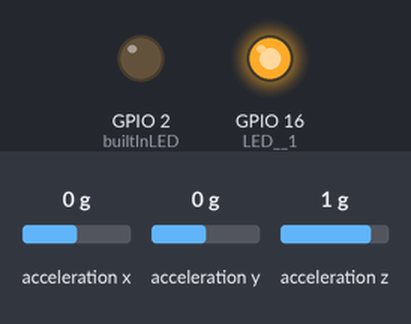
Recording of a program running on a simulated ESP32. Shown: output pins drawn as LEDs (lit = HIGH). Inputs (shaded band) come from the test bench; at power-on: acceleration x 0 g, acceleration y 0 g, acceleration z 1 g. WiFi joins after 1.5 s; servers stay silent unless stated; what the program prints to the serial monitor is not drawn.

Above: at 0.1 s.
At 2.7 s:
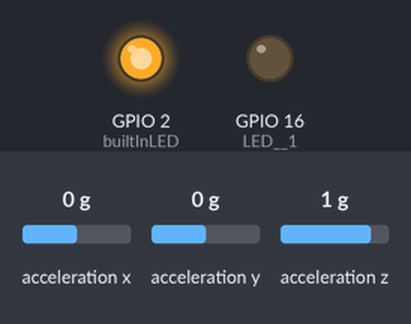
At 5.6 s:
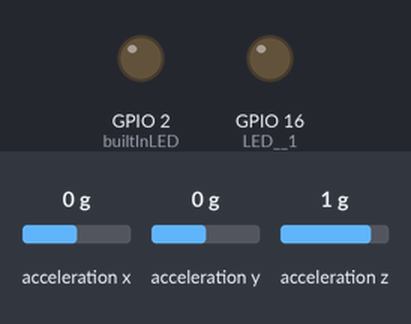
Timing chart, 0 to 7.1 s (numbered marks = the images above):
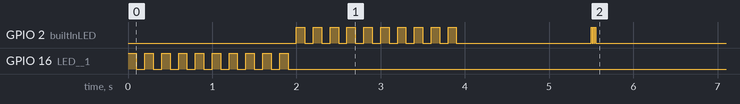

The program:

main.cpp
```cpp
// (licence header left out)
#define useWiFi     true
#define useAccel    true
#define builtInLED      2 //used as wifi indicator led
#define LED__1         16

/**
 * ID of the current accelerometer board that's being used.
 *  `0` - ADXL345
 *  `1` - MPU6050
 *  `2` - LIS3DH
 */
#define ACCEL__BOARD    2

#include <Arduino.h>

#include <WiFi.h>
#include <WiFiUdp.h>

#if useAccel
    #include <Wire.h>
    #include <Adafruit_Sensor.h>
#if ACCEL__BOARD==0
    #include <Adafruit_ADXL345_U.h>
    Adafruit_ADXL345_Unified accel = Adafruit_ADXL345_Unified(12345);
#elif ACCEL__BOARD==1
#elif ACCEL__BOARD==2
    #include <SPI.h>
    #include <Adafruit_LIS3DH.h>

    #define LIS3DH_CLK  13
    #define LIS3DH_MISO 12
    #define LIS3DH_MOSI 11
    #define LIS3DH_CS   10

    Adafruit_LIS3DH lis3 = Adafruit_LIS3DH();

    #define CLICKTHRESHOLD 80
#endif
#endif


#if useWiFi
    // const char *ssid  ="Telia5GHz-47118D";
    const char *ssid    = "Telia-47118D";
    const char *password= "0C94C28B5D";
    unsigned UDP__PORT = 1089;

    WiFiUDP Udp;
    char incomingPacket[255];
    char replyPacket[] = "Hi there! Got the message.";
#endif

float   toDegrees(float radians) { return(radians*180)/M_PI; }
void    blinkSignal(int pin, int times, int delay_ms=1000);
#if useAccel
    struct val_out {
        float x;
        float y;
        float z;
        val_out(float par_x, float par_y, float par_z):
        x(par_x), y(par_y), z(par_z) {}
        String exprt(String sep=":") {
            String str = "";
            str += String(x) + ":" + String(y) + ":" + String(z);
            return str;
        }
    };
    struct val_out A_out{0.1, 0.1, 0.1}, G_out{0.1, 0.1, 0.1};

    bool    accel_useFilter = false;
    bool    gyro__useFilter = false;
    float   accel_filter[3] = {0.1, 0.1, 0.1};
    float   gyro__filter[3] = {0.1, 0.1, 0.1};


    String  filterToggle="on";
    String  totStr;
    void    readAccelerometer();
#endif

void setup() {
    Serial.begin(115200);
    Serial.flush();

    pinMode(builtInLED, OUTPUT);
    pinMode(LED__1, OUTPUT);

    blinkSignal(LED__1, 10, 100);
    blinkSignal(builtInLED, 10, 100);

#if useAccel

#if ACCEL__BOARD==0
    if(!accel.begin()) {
        Serial.println("Can't detect ADXL345 board. Check the wiring!");
        while(1);
    }
    accel.setRange(ADXL345_RANGE_16_G);
#elif ACCEL__BOARD==1
#elif ACCEL__BOARD==2
    if(!lis3.begin(0x18)) {
        Serial.println("Can't detect LIS3DH board. Check the wiring!");
        while(1);
    }
    lis3.setRange(LIS3DH_RANGE_2_G);
    lis3.setClick(2, CLICKTHRESHOLD);
#endif

#endif

    Serial.println();
#if useWiFi
        Serial.printf("Connecting to %s", ssid);
        // WiFi.setPhyMode(WIFI_PHY_MODE_11B);
        WiFi.setTxPower(WIFI_POWER_19_5dBm);
        WiFi.mode(WIFI_STA);
        WiFi.begin(ssid, password);
        int blinkCount=0;
        while(WiFi.status()!=WL_CONNECTED) {
            if(blinkCount==3) digitalWrite(builtInLED, HIGH);
            delay(500);
            Serial.print(".");

            blinkCount++;
            if(blinkCount>=4) {
                digitalWrite(builtInLED, LOW);
                blinkCount=0;
            }
        }
        blinkSignal(builtInLED, 3, 10);
        Serial.println("connected!");
        Udp.begin(UDP__PORT);
        Serial.printf("Now listening at IP %s, UDPport %d\n",WiFi.localIP().toString().c_str(), UDP__PORT);
#endif
    digitalWrite(builtInLED, LOW);
}

void loop() {
#if useAccel
        readAccelerometer();
#endif

#if useWiFi
        int packetSize = Udp.parsePacket();
        if(packetSize) {
            digitalWrite(builtInLED, HIGH);
            if(digitalRead(0)==HIGH) filterToggle = "off;";
            else filterToggle = "on ;";

            int len = Udp.read(incomingPacket, 255);
            if(len>0) incomingPacket[len] = 0;

            String sendStr = "{";
#if useAccel
                sendStr += String(A_out.x)+":"+String(A_out.y)+":"+String(A_out.z);
#else
                sendStr += String(replyPacket);
#endif
            sendStr+="}"+filterToggle;

            int newPackLen = sendStr.length()+1;
            char newReplyPack[newPackLen];
            sendStr.toCharArray(newReplyPack, newPackLen);
            uint8_t nRP[newPackLen];
            for(int i=0; i<newPackLen; i++) {
                nRP[i] = newReplyPack[i];
            }

            Udp.beginPacket(Udp.remoteIP(), Udp.remotePort());
            Udp.write(nRP, newPackLen);
            Udp.endPacket();
            digitalWrite(builtInLED, LOW);

        }
#endif
}

void blinkSignal(int pin, int times, int delay_ms) {
    for(int i=0; i<times; i++) {
        digitalWrite(pin, HIGH);
        delay(delay_ms);
        digitalWrite(pin, LOW);
        delay(delay_ms);
    }
}

#if useAccel
void readAccelerometer() {
#if ACCEL__BOARD==0 || ACCEL__BOARD==2
    sensors_event_t event;

#if ACCEL__BOARD==0
    accel.getEvent(&event);
#else
    lis3.getEvent(&event);
#endif

    float new_x = -event.acceleration.x/10;
    float new_y = -event.acceleration.y/10;
    float new_z = event.acceleration.z/10;
    if(accel_useFilter) {
        A_out.x = accel_filter[0]*new_x + (1-accel_filter[0])*A_out.x;
        A_out.y = accel_filter[1]*new_y + (1-accel_filter[1])*A_out.y;
        A_out.z = accel_filter[2]*new_z + (1-accel_filter[2])*A_out.z;
    }
    else if (!accel_useFilter) {
        A_out.x = event.acceleration.x/10;
        A_out.y = event.acceleration.y/10;
        A_out.z = event.acceleration.z/10;
    }
    // totStr = "read ["+String(A_out.x, 2)+" "+String(A_out.y, 2)+" "+String(A_out.z, 2)+"]";

#elif ACCEL__BOARD==1
    sensors_event_t accl, gyro, temp;

    mpu.getEvent(&accl, &gyro, &temp);
    if(accel_useFilter) {
        float new_Ax = -accl.acceleration.x/10;
        float new_Ay = -accl.acceleration.y/10;
        float new_Az = accl.acceleration.z/10;
        A_out.x = accel_filter[0]*new_Ax + (1-accel_filter[0])*A_out.x;
        A_out.y = accel_filter[1]*new_Ay + (1-accel_filter[1])*A_out.y;
        A_out.z = accel_filter[2]*new_Az + (1-accel_filter[2])*A_out.z;
    }
    else if (!accel_useFilter) {
        A_out.x = accl.acceleration.x/10;
        A_out.y = accl.acceleration.y/10;
        A_out.z = accl.acceleration.z/10;
    }
    if(gyro__useFilter) {
        float new_Gx = gyro.gyro.x;
        float new_Gy = gyro.gyro.y;
        float new_Gz = gyro.gyro.z;
        G_out.x = gyro__filter[0]*new_Gx + (1-gyro__filter[0])*G_out.x;
        G_out.y = gyro__filter[1]*new_Gy + (1-gyro__filter[1])*G_out.y;
        G_out.z = gyro__filter[2]*new_Gz + (1-gyro__filter[2])*G_out.z;
    }
    else if (!gyro__useFilter) {
        G_out.x = gyro.gyro.x;
        G_out.y = gyro.gyro.y;
        G_out.z = gyro.gyro.z;
    }
    board_temp = temp.temperature;
    // totStr = "read ["+
    //     String(A_out.x, 2)+" "
    //     "]";
#endif

    // Serial.println(totStr);
}
#endif
```
